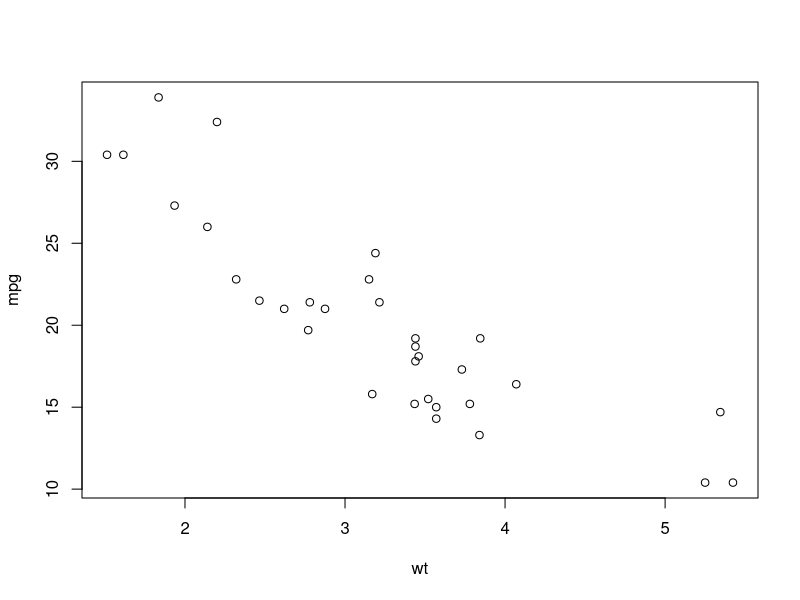
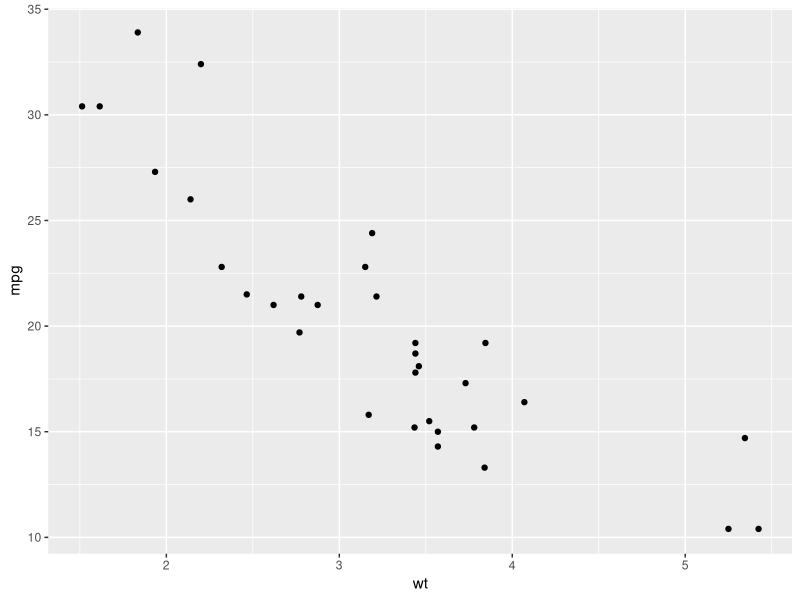
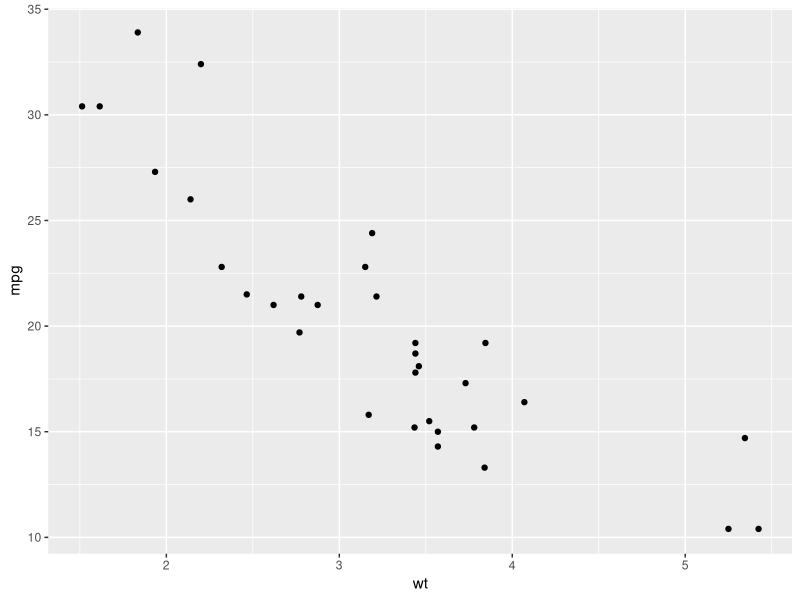

The R source for these figures, in order:
## ---- chunk 1
plot(mpg ~ wt, data = mtcars)
## ---- chunk 2
library(ggplot2)

p <- ggplot(mtcars) +
    geom_point(aes(x = wt, y = mpg))

p

ggsave(
    plot = p,
    filename = "preview_image.png",
    width = 8, height = 0.621 * 8
)
